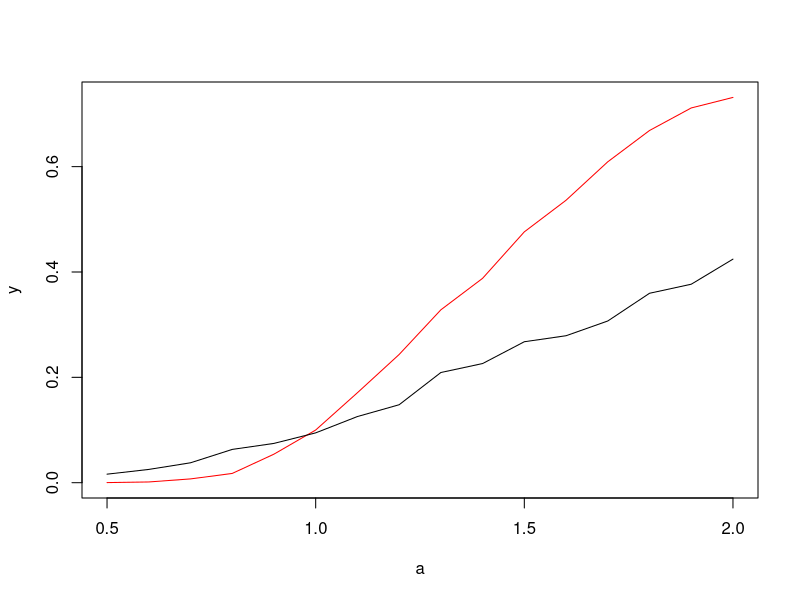

Write R code to recreate this figure.
# ---------------------------------------------------------
# 1. Lp norm
# ---------------------------------------------------------
lp_norm <- function(x, p = 2) {
  if (length(p) != 1L || is.na(p) || p < 1) {
    stop("p must be a single number greater than or equal to 1.")
  }
  if (is.infinite(p)) return(max(abs(x)))
  sum(abs(x)^p)^(1 / p)
}

# ---------------------------------------------------------
# 2. Interpolated empirical CDF
# ---------------------------------------------------------
interp <- function(data, x_out) {
  if (!length(data) || anyNA(data) || any(!is.finite(data))) {
    stop("data must be non-empty and contain finite values.")
  }
  sorted_data <- sort(data)
  unique_data <- unique(sorted_data)
  unique_cdf  <- ecdf(sorted_data)(unique_data)
  
  approx(x = unique_data, y = unique_cdf, xout = x_out,
         rule = 2, ties = "ordered")$y
}

# ---------------------------------------------------------
# 3. CDF of the r-th generalized order statistic (equal gamma = k)
#    -log(1-U_(r)) ~ Gamma(r, rate = k)  =>  P(U_(r) <= u) = pgamma(-k*log(1-u)... )
# ---------------------------------------------------------
cdf_gos_equal <- function(u, r, k) {
  if (length(r) != 1L || is.na(r) || !is.finite(r) || r < 1 || r != floor(r)) {
    stop("r must be a positive integer.")
  }
  if (length(k) != 1L || is.na(k) || !is.finite(k) || k <= 0) {
    stop("k must be a finite positive number.")
  }
  out <- numeric(length(u))
  out[u >= 1] <- 1
  inside <- which(u > 0 & u < 1)
  if (length(inside)) {
    z <- -k * log1p(-u[inside])
    out[inside] <- pgamma(z, shape = r)      # = 1 - exp(-z) * sum_{j<r} z^j/j!
  }
  out
}

# ---------------------------------------------------------
# 4. Coefficients: n x m matrix, column i = weights for the i-th GOS
# ---------------------------------------------------------
compute_coefficients_gos <- function(n, m, k) {
  if (length(n) != 1L || is.na(n) || n < 1 || n != as.integer(n)) {
    stop("n must be a positive integer.")
  }
  if (length(m) != 1L || is.na(m) || m < 1 || m > n || m != as.integer(m)) {
    stop("m must be an integer between 1 and n.")
  }
  u   <- (0:n) / n
  coe <- matrix(0, nrow = n, ncol = m)
  for (i in seq_len(m)) {
    coe[, i] <- diff(cdf_gos_equal(u, i, k))   # FIX: i, not m
  }
  coe
}

# ---------------------------------------------------------
# 5. Simulate the test statistics (convexity / concavity) from a sampler
# ---------------------------------------------------------
simulate_stats <- function(rgen, R, n, m, coe, TR, p) {
  out <- matrix(0, nrow = R, ncol = 2,
                dimnames = list(NULL, c("cx", "cv")))
  for (ii in seq_len(R)) {
    aau <- sort(rgen(n))
    EXu <- drop(aau %*% coe)                   # expected GOS, length m
    EMP <- interp(aau, EXu)                    # ecdf at expected GOS
    d   <- (TR - EMP) 
    out[ii, "cx"] <- lp_norm(pmax(0,  d), p)   # convexity test
    out[ii, "cv"] <- lp_norm(pmax(0, -d), p)   # concavity test
  }
  out
}

# ---------------------------------------------------------
# 6. Test of IHR / DHR: critical values under Exp(1), power under Weibull(a)
# ---------------------------------------------------------
Test_IHR <- function(a, n, m, p, k, R = 5000, alpha = 0.1, seed = NULL) {
  if (!is.null(seed)) set.seed(seed)
  
  # True "pi" based on the exponential distribution
  TR  <- 1 - exp(-seq_len(m) / k)
  coe <- compute_coefficients_gos(n, m, k)
  
  # Critical values (computed once): sample from Exp(1)
  null <- simulate_stats(function(n) rexp(n, 1), R, n, m, coe, TR, p)
  qcx  <- quantile(null[, "cx"], 1 - alpha, na.rm = TRUE)
  qcv  <- quantile(null[, "cv"], 1 - alpha, na.rm = TRUE)
  
  # Power: sample from Weibull(a, 1) for each a
  res <- lapply(a, function(ai) {
    alt <- simulate_stats(function(n) rgamma(n, ai, 1), R, n, m, coe, TR, p)
    data.frame(a         = ai,
               IHR_power = mean(alt[, "cx"] > qcx, na.rm = TRUE),
               DHR_power = mean(alt[, "cv"] > qcv, na.rm = TRUE))
  })
  do.call(rbind, res)
}




simulate_stats_W <- function(rgen, R, n, m, coe, TR, p) {
  out <- matrix(0, nrow = R, ncol = 2,
                dimnames = list(NULL, c("cx", "cv")))
  for (ii in seq_len(R)) {
    aau <- sort(rgen(n))
    EXu <- drop(aau %*% coe)                   # expected GOS, length m
    EMP <- interp(aau, EXu)                    # ecdf at expected GOS
    d   <- (TR - EMP) * (1-TR)
    out[ii, "cx"] <- lp_norm(pmax(0,  d), p)   # convexity test
    out[ii, "cv"] <- lp_norm(pmax(0, -d), p)   # concavity test
  }
  out
}

Test_IHR_W <- function(a, n, m, p, k, R = 5000, alpha = 0.1, seed = NULL) {
  if (!is.null(seed)) set.seed(seed)
  
  # True "pi" based on the exponential distribution
  TR  <- 1 - exp(-seq_len(m) / k)
  coe <- compute_coefficients_gos(n, m, k)
  
  # Critical values (computed once): sample from Exp(1)
  null <- simulate_stats_W(function(n) rexp(n, 1), R, n, m, coe, TR, p)
  qcx  <- quantile(null[, "cx"], 1 - alpha, na.rm = TRUE)
  qcv  <- quantile(null[, "cv"], 1 - alpha, na.rm = TRUE)
  
  # Power: sample from Weibull(a, 1) for each a
  res <- lapply(a, function(ai) {
    alt <- simulate_stats_W(function(n) rgamma(n, ai, 1), R, n, m, coe, TR, p)
    data.frame(a         = ai,
               IHR_power = mean(alt[, "cx"] > qcx, na.rm = TRUE),
               DHR_power = mean(alt[, "cv"] > qcv, na.rm = TRUE))
  })
  do.call(rbind, res)
}

# ---------------------------------------------------------
# Example
# ---------------------------------------------------------
Test_IHR(a = 1.2, n = 100, m = 8, p = 1, k = 1, R = 5000, seed = 1)
Test_IHR_W(a = 1.2, n = 100, m = 8, p = 1, k = 1, R = 5000, seed = 1)
a=seq(0.5,2,0.1)
n=100
m=10
k=5
p=1
R=5000
y=lapply(a,function (i) Test_IHR_W(i,n,m,p,k,R)$IHR_power)
plot(a,y,type="l",col="red")
t=lapply(a, function(i) Test_IHR(i,n,m,k,p,R)$IHR_power)
lines(a,t)
